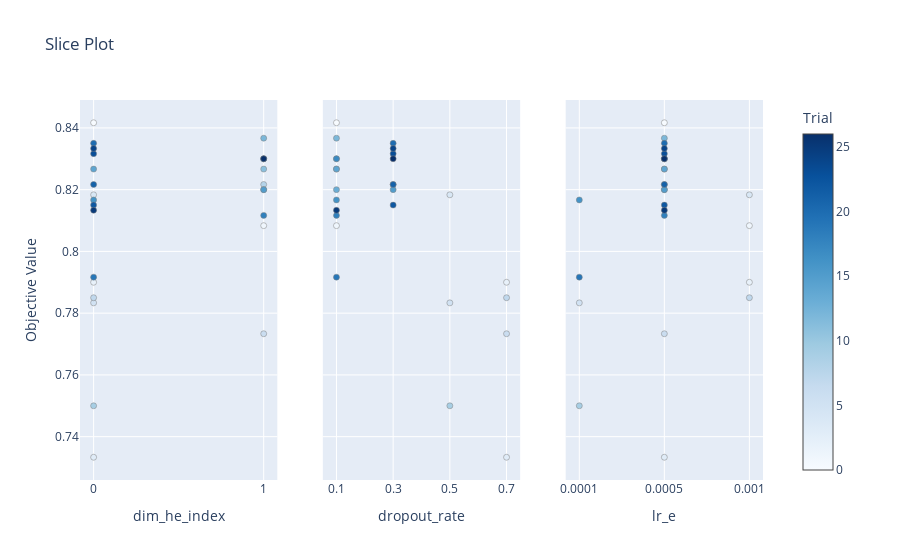

The notebook cell this image was saved under:
### Code cell
optuna.visualization.plot_slice(study)

### Figure 1 — Plotly figure (JSON) as saved in the notebook; plotly's stock layout.template omitted (floating-point values rounded to 4 significant figures)
{"data": [{"marker": {"color": [0, 1, 2, 3, 4, 5, 6, 7, 8, 9, 10, 11, 12, 13, 14, 15, 16, 17, 18, 19, 20, 21, 22, 23, 24, 25, 26], "colorbar": {"title": {"text": "Trial"}, "x": 1, "xpad": 40}, "colorscale": [[0, "rgb(247,251,255)"], [0.125, "rgb(222,235,247)"], [0.25, "rgb(198,219,239)"], [0.375, "rgb(158,202,225)"], [0.5, "rgb(107,174,214)"], [0.625, "rgb(66,146,198)"], [0.75, "rgb(33,113,181)"], [0.875, "rgb(8,81,156)"], [1, "rgb(8,48,107)"]], "line": {"color": "Grey", "width": 0.5}, "showscale": true}, "mode": "markers", "name": "Feasible Trial", "showlegend": false, "type": "scatter", "x": [0, 1, 0, 0, 0, 0, 1, 0, 1, 0, 1, 1, 1, 1, 0, 1, 0, 1, 1, 0, 0, 0, 0, 0, 0, 0, 1], "xaxis": "x", "y": [0.8417, 0.8083, 0.79, 0.7333, 0.8183, 0.7833, 0.7733, 0.785, 0.8217, 0.75, 0.83, 0.8267, 0.8367, 0.82, 0.8267, 0.82, 0.8167, 0.83, 0.8117, 0.7917, 0.835, 0.8217, 0.815, 0.8317, 0.8333, 0.8133, 0.83], "yaxis": "y"}, {"marker": {"color": [0, 1, 2, 3, 4, 5, 6, 7, 8, 9, 10, 11, 12, 13, 14, 15, 16, 17, 18, 19, 20, 21, 22, 23, 24, 25, 26], "colorbar": {"title": {"text": "Trial"}, "x": 1, "xpad": 40}, "colorscale": [[0, "rgb(247,251,255)"], [0.125, "rgb(222,235,247)"], [0.25, "rgb(198,219,239)"], [0.375, "rgb(158,202,225)"], [0.5, "rgb(107,174,214)"], [0.625, "rgb(66,146,198)"], [0.75, "rgb(33,113,181)"], [0.875, "rgb(8,81,156)"], [1, "rgb(8,48,107)"]], "line": {"color": "Grey", "width": 0.5}, "showscale": false}, "mode": "markers", "name": "Feasible Trial", "showlegend": false, "type": "scatter", "x": [0.1, 0.1, 0.7, 0.7, 0.5, 0.5, 0.7, 0.7, 0.3, 0.5, 0.1, 0.1, 0.1, 0.1, 0.1, 0.3, 0.1, 0.1, 0.1, 0.1, 0.3, 0.3, 0.3, 0.3, 0.3, 0.1, 0.3], "xaxis": "x2", "y": [0.8417, 0.8083, 0.79, 0.7333, 0.8183, 0.7833, 0.7733, 0.785, 0.8217, 0.75, 0.83, 0.8267, 0.8367, 0.82, 0.8267, 0.82, 0.8167, 0.83, 0.8117, 0.7917, 0.835, 0.8217, 0.815, 0.8317, 0.8333, 0.8133, 0.83], "yaxis": "y2"}, {"marker": {"color": [0, 1, 2, 3, 4, 5, 6, 7, 8, 9, 10, 11, 12, 13, 14, 15, 16, 17, 18, 19, 20, 21, 22, 23, 24, 25, 26], "colorbar": {"title": {"text": "Trial"}, "x": 1, "xpad": 40}, "colorscale": [[0, "rgb(247,251,255)"], [0.125, "rgb(222,235,247)"], [0.25, "rgb(198,219,239)"], [0.375, "rgb(158,202,225)"], [0.5, "rgb(107,174,214)"], [0.625, "rgb(66,146,198)"], [0.75, "rgb(33,113,181)"], [0.875, "rgb(8,81,156)"], [1, "rgb(8,48,107)"]], "line": {"color": "Grey", "width": 0.5}, "showscale": false}, "mode": "markers", "name": "Feasible Trial", "showlegend": false, "type": "scatter", "x": [0.0005, 0.001, 0.001, 0.0005, 0.001, 0.0001, 0.0005, 0.001, 0.0005, 0.0001, 0.0005, 0.0005, 0.0005, 0.0005, 0.0005, 0.0005, 0.0001, 0.0005, 0.0005, 0.0001, 0.0005, 0.0005, 0.0005, 0.0005, 0.0005, 0.0005, 0.0005], "xaxis": "x3", "y": [0.8417, 0.8083, 0.79, 0.7333, 0.8183, 0.7833, 0.7733, 0.785, 0.8217, 0.75, 0.83, 0.8267, 0.8367, 0.82, 0.8267, 0.82, 0.8167, 0.83, 0.8117, 0.7917, 0.835, 0.8217, 0.815, 0.8317, 0.8333, 0.8133, 0.83], "yaxis": "y3"}], "layout": {"title": {"text": "Slice Plot"}, "xaxis": {"anchor": "y", "categoryarray": [0, 1], "categoryorder": "array", "domain": [0, 0.2889], "title": {"text": "dim_he_index"}, "type": "category"}, "xaxis2": {"anchor": "y2", "categoryarray": [0.1, 0.3, 0.5, 0.7], "categoryorder": "array", "domain": [0.3556, 0.6444], "title": {"text": "dropout_rate"}, "type": "category"}, "xaxis3": {"anchor": "y3", "categoryarray": [0.0001, 0.0005, 0.001], "categoryorder": "array", "domain": [0.7111, 1], "title": {"text": "lr_e"}, "type": "category"}, "yaxis": {"anchor": "x", "domain": [0, 1], "title": {"text": "Objective Value"}}, "yaxis2": {"anchor": "x2", "domain": [0, 1], "matches": "y", "showticklabels": false}, "yaxis3": {"anchor": "x3", "domain": [0, 1], "matches": "y", "showticklabels": false}}}
